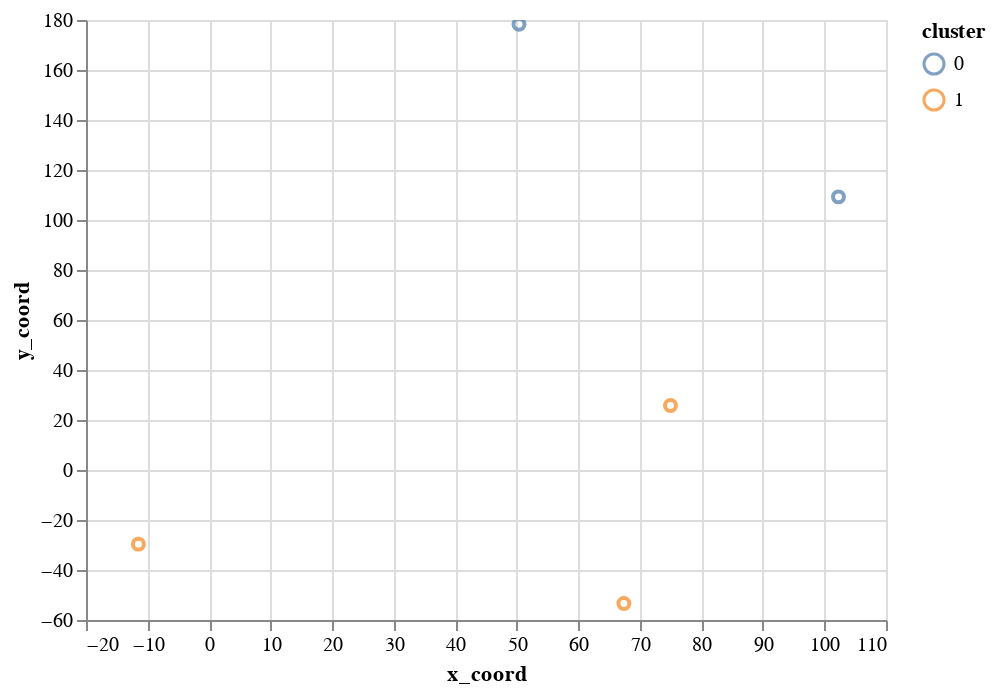

Notebook cell for this chart:
### Code cell
## visualização

X_embedded = TSNE(n_components=2, learning_rate='auto', metric='precomputed', init='random', perplexity=3).fit_transform(X)
X_embedded.shape

df_cl_3 = pd.DataFrame({ 
                'name': idx,
                'x_coord': X_embedded[:,0], 
                'y_coord': X_embedded[:,1],
                'cluster': [str(i) for i in labels]
                })

chart = alt.Chart(df_cl_3).mark_point().encode(
    x='x_coord', 
    y='y_coord',
    color='cluster',
    tooltip='name'
).interactive()

chart

### Figure 1 — Vega-Lite specification as saved in the notebook (floating-point values rounded to 4 significant figures)
{"config": {"view": {"continuousWidth": 400, "continuousHeight": 300}}, "data": {"name": "data-1f13013db829a927314352308bee572d"}, "mark": "point", "encoding": {"color": {"field": "cluster", "type": "nominal"}, "tooltip": {"field": "name", "type": "quantitative"}, "x": {"field": "x_coord", "type": "quantitative"}, "y": {"field": "y_coord", "type": "quantitative"}}, "selection": {"selector006": {"type": "interval", "bind": "scales", "encodings": ["x", "y"]}}, "$schema": "https://vega.github.io/schema/vega-lite/v4.17.0.json", "datasets": {"data-1f13013db829a927314352308bee572d": [{"name": 17, "x_coord": -11.48, "y_coord": -29.65, "cluster": "1"}, {"name": 40, "x_coord": 67.41, "y_coord": -53.41, "cluster": "1"}, {"name": 54, "x_coord": 74.98, "y_coord": 25.82, "cluster": "1"}, {"name": 55, "x_coord": 50.36, "y_coord": 178.3, "cluster": "0"}, {"name": 61, "x_coord": 102.3, "y_coord": 109.3, "cluster": "0"}]}}
